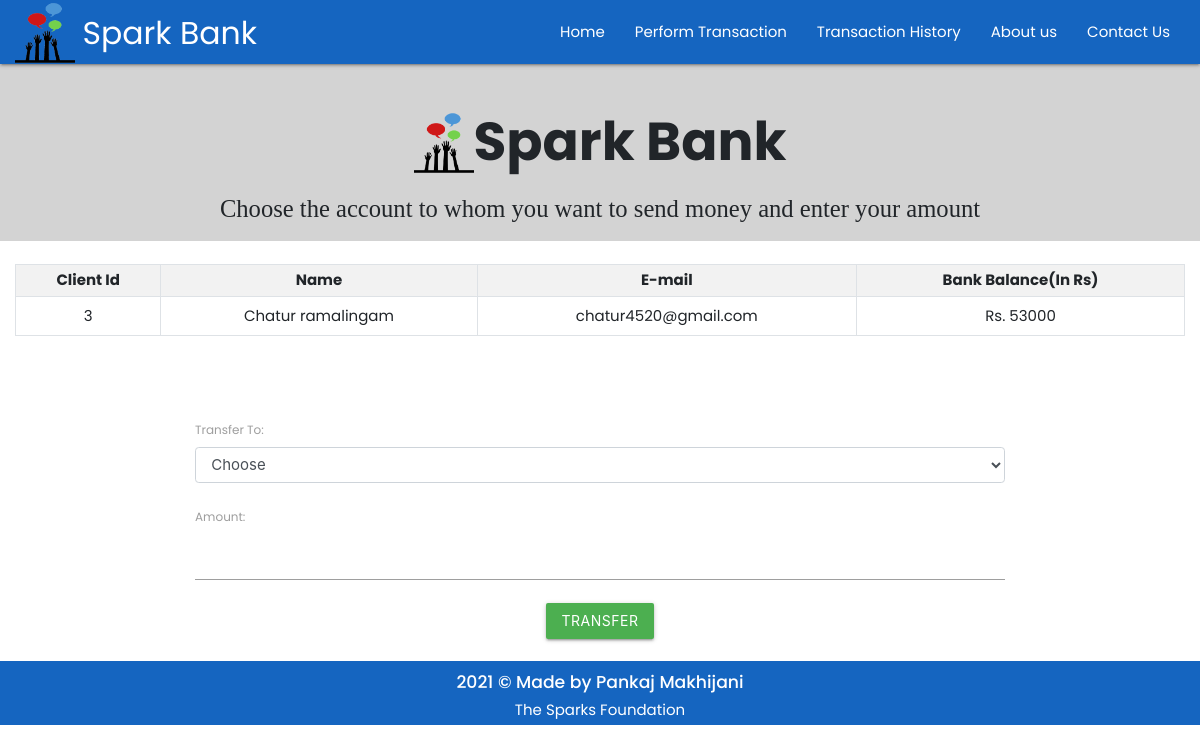
Page /php/userdetails.php?c_id=3 on the committed database.
### tables this page shows
CREATE TABLE `clients` (
  `c_id` int(3) NOT NULL,
  `c_name` varchar(20) NOT NULL,
  `c_mail` varchar(20) DEFAULT NULL,
  `c_balance` int(10) NOT NULL
);

### php/userdetails.php (the view, shortened to what this page needs)
<!DOCTYPE html>
<html lang="en">
<head>
    <link rel="stylesheet" href="https://maxcdn.bootstrapcdn.com/bootstrap/4.0.0/css/bootstrap.min.css">
    <link rel="stylesheet" href="../css/style.css">
    <link rel="stylesheet" href="https://cdnjs.cloudflare.com/ajax/libs/materialize/1.0.0/css/materialize.min.css">
</head>
<body>
    <nav>
        <div class="container-fluid nav-wrapper #00838f blue darken-3 z-depth-1">
            <a href="../index.php" class="brand-logo"><img src="../images/logo_small.png" style="height:70px;width:60px" /><span class="m-2 title">Spark Bank</span></a>
            <ul id="nav-mobile" class="right hide-on-med-and-down">
                <li><a href="../index.php">Home</a></li>
                <li><a href="./transfermoney.php">Perform Transaction</a></li>
                <li><a href="./transactionhistory.php">Transaction History</a></li>
                <li><a href="../aboutus.php">About us</a></li>
                <li><a href="../contactus.php">Contact Us</a></li>
            </ul>
        </div>
    </nav>
    <div class="center head mt-0">
        <h2 class="mb-3"><b><span><img src="../images/logo_small.png" style="height:70px;width:60px" /></span>Spark Bank</b></h2>
        <h5 class=" mt-2">Choose the account to whom you want to send money and enter your amount</h5>
    </div>
    <?php
    include './connection.php';
    if (isset($_REQUEST['c_id'])) {
        $sid = $_GET['c_id'];
        $sql = "SELECT * FROM  clients where c_id=$sid";
        $result = mysqli_query($conn, $sql);
        $rows = mysqli_fetch_assoc($result);
    }
    ?>
    <form method="post" name="tcredit" class="tabletext"><br>
        <div class="container-fluid">
            <table class="table table-sm table-striped table-condensed table-bordered">
                <tr>
                    <th class="text-center">Client Id</th>
                    <th class="text-center">Name</th>
                    <th class="text-center">E-mail</th>
                    <th class="text-center">Bank Balance(In Rs)</th>
                </tr>
                <tr>
                    <td class="center py-2"><?php echo (isset($rows['c_id']) ? $rows['c_id'] : ''); ?></td>
                    <td class="center py-2"><?php echo (isset($rows['c_name']) ? $rows['c_name'] : ''); ?></td>
                    <td class="center py-2"><?php echo (isset($rows['c_mail']) ? $rows['c_mail'] : ''); ?></td>
                    <td class="center py-2">Rs. <?php echo (isset($rows['c_balance']) ? $rows['c_balance'] : ''); ?></td>
                </tr>
            </table>
        </div>
        <div class="container">
            <br><br><br>
            <label for="to">Transfer To:</label>
            <select id="to" name="to" class="form-control" required>
                <option value="" disabled selected>Choose</option>
        </div>
        <br>
        <label for="amount">Amount:</label>
        <input type="number" class="form-control" name="amount" id="amount" required>
        <div class="text-center">
            <button class="btn mt-3 green" name="submit" type="submit" id="myBtn">Transfer</button>
        </div>
        <br>
    </form>
    <footer class="center container-fluid blue darken-3 text-white pb-1">
        <h6 class="info">2021 &copy; Made by <a href="https://www.linkedin.com/in/pankaj-makhijani-1a993414a/" class="text-white">Pankaj Makhijani</a></h6>
        The Sparks Foundation
    </footer>
</body>
</html>

### css/style.css (style rules this page uses)
body { font-family: Poppins; margin: 0; }
.head { top:0; padding: 0.5px; font-family: Alegreya Sans SC; background: lightgray; }
.info { font-weight: 500; }

### php/userdetails.php (style rules this page uses)
.mt-0 { padding: 10px; top: 0; }
* { font-family: Poppins; }
a:link { color: white; }
footer { position: absolute; margin-bottom: 0px; background-color: #1565C0 !important; bottom: auto; }

### rows in the picture
clients: c_id "3", c_name "Chatur ramalingam", c_mail "chatur4520@gmail.com", c_balance "53000"
